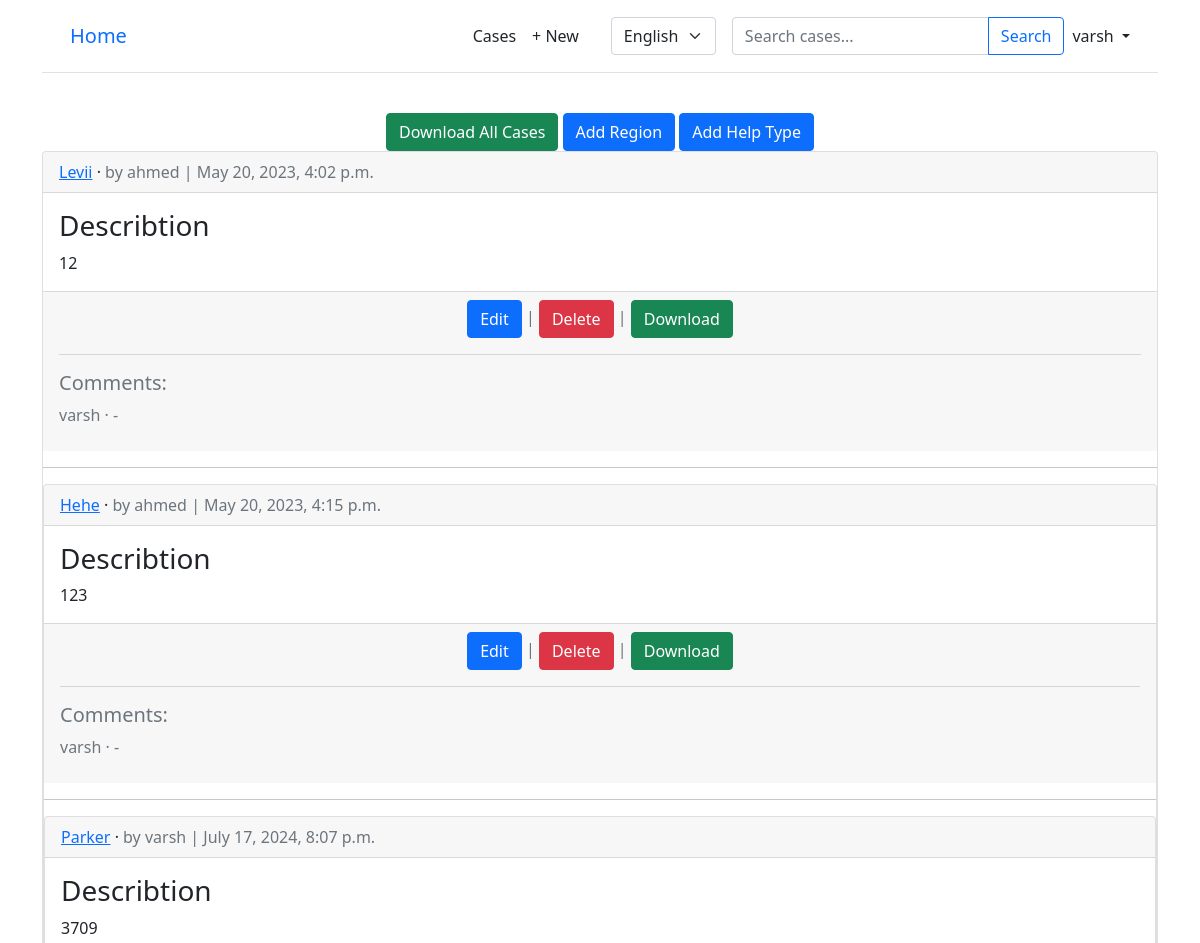
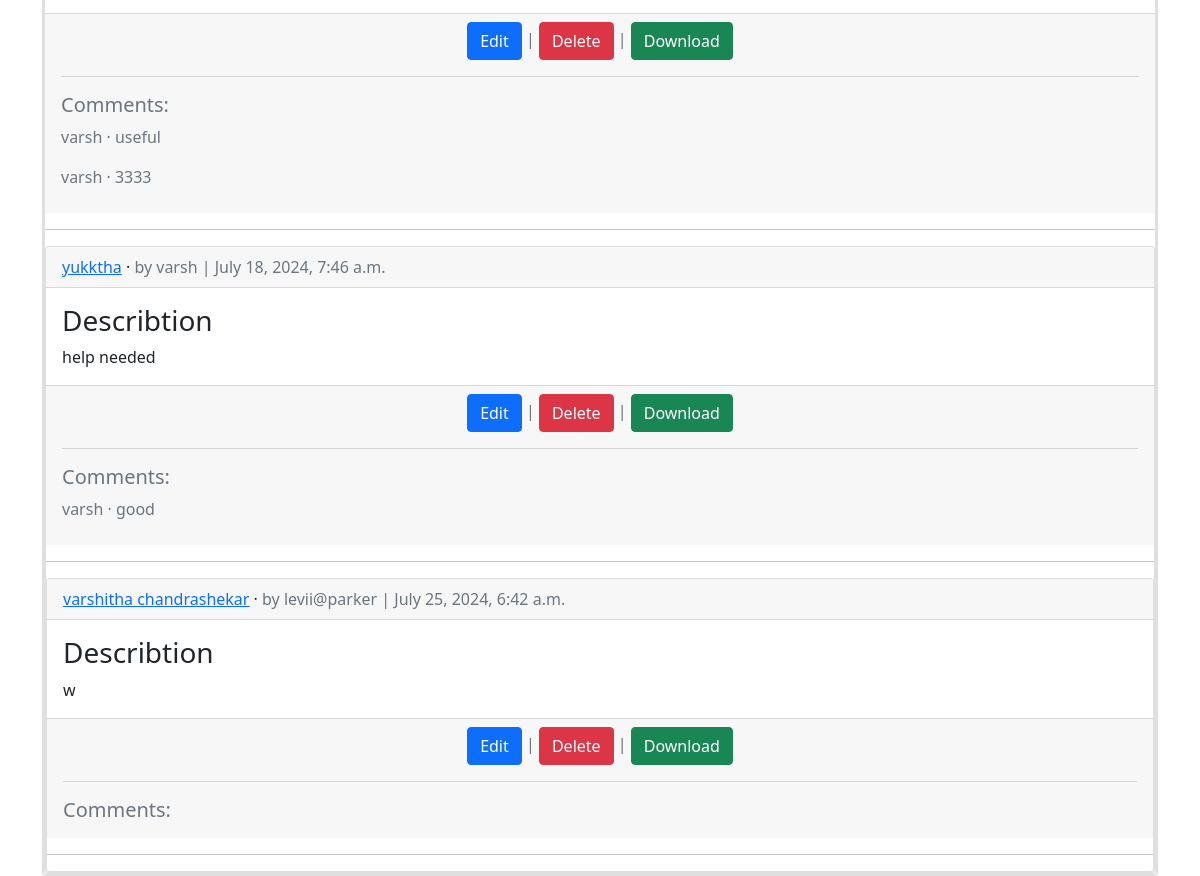
Page /cases/ (signed in) on the committed database (2 pictures, top to bottom).
### accounts/models.py (models this page shows)
class CustomUser(AbstractUser):
    age = models.PositiveBigIntegerField(null = True, blank=True)

### cases/models.py (models this page shows, shortened)
class Case(models.Model):
    author = models.ForeignKey(
        settings.AUTH_USER_MODEL,
        on_delete=models.CASCADE,
    )
    addDate = models.DateTimeField(
        auto_now_add=True,
    )
    name = models.CharField(max_length=255)
    gender = models.CharField(max_length=2, choices=GENDERS)
    job = models.CharField(max_length=150)
    region = models.ForeignKey(Regions, on_delete=models.SET_NULL, null=True)
    typeHelp = models.ForeignKey(TypeHelp, on_delete=models.SET_NULL, null=True)
    marriageStatus = models.CharField(max_length=2, choices=MARRIAGE_STATUS)
    birthDate = models.DateField()
    nationalID = models.CharField(max_length=14)
    nationalIDExpiration = models.DateField()
    qualification = models.CharField(max_length=2, choices=QUALIFICATIONS)
    phoneNumber = models.CharField(max_length=150)
    gaurdianName = models.CharField(max_length=255)
    gaurdianRelation = models.CharField(max_length=2, choices=GAURDIAN_RELATIONS)
    gaudrianNumber = models.CharField(max_length=150)
    housing = models.CharField(max_length=255)
    caseDescribtion = models.TextField()

class Comment(models.Model): # new
    case = models.ForeignKey(Case, on_delete=models.CASCADE)
    comment = models.CharField(max_length=140)
    author = models.ForeignKey(
    settings.AUTH_USER_MODEL,
    on_delete=models.CASCADE,
    )
    def __str__(self):
        return self.comment

### cases/views.py (the view)
# urls.py: path("", CaseListView.as_view(), name="case_list"),
class CaseListView(LoginRequiredMixin, ListView):
    model = Case
    template_name = "case_list.html"

### templates/case_list.html (shortened to what this page needs)
{% extends 'base.html' %}
{% load i18n %}
{% block content %}
<br>
{% if case_list %}
    <div class="text-center">
        <a href="{% url 'download_all_cases' %}" class="btn btn-success">{% trans "Download All Cases" %}</a>
        <a href="{% url 'add_region' %}" class="btn btn-primary">{% trans "Add Region" %}</a>
        <a href="{% url 'add_help' %}" class="btn btn-primary">{% trans "Add Help Type" %}</a>
    </div>
    {% for case in case_list %}
        <div class="card">
            <div class="card-header">
                <span class="font-weight-bold"><a href=" {% url 'case_detail' case.pk %}">{{ case.name }}</a></span> &middot;
                <span class="text-muted">by {{ case.author }} | {{ case.addDate }}</span>
            </div>
            <div class="card-body">
                <h3>{% trans "Describtion" %}</h3>
                {{ case.caseDescribtion }}
            </div>
            <div class="card-footer text-muted">
                <div class="text-center">
                    <a href="{% url 'case_edit' case.pk %}" class="btn btn-primary">{% trans "Edit" %}</a> |
                    <a href="{% url 'case_delete' case.pk %}" class="btn btn-danger">{% trans "Delete" %}</a> |
                    <a href="{% url 'download_excel' case.pk %}" class="btn btn-success">{% trans "Download" %}</a>
                    <hr>
                </div>
                <div class="text-left">
                    <h5>{% trans "Comments" %}:</h5>
                    {% for comment in case.comment_set.all %}
                        <p>
                            <span class="font-weight-bold">
                                {{ comment.author }} &middot;
                            </span>
                            {{ comment }}
                        </p>
                    {% endfor %}
                </div>
            </div>
        <hr>
    {% endfor %}
{% else %}
    <div class="text-center">
        <a href="{% url 'add_region' %}" class="btn btn-primary">{% trans "Add Region" %}</a>
        <a href="{% url 'add_help' %}" class="btn btn-primary">{% trans "Add Help Type" %}</a>
    </div>
    <h1>No Cases</h1>
{% endif %}
{% endblock content %}

### templates/base.html (shortened to what this page needs)
<!DOCTYPE html>
{% load static %}
{% load i18n %}
<html>
<head>
  <link href="https://cdn.jsdelivr.net/npm/bootstrap@5.1.3/dist/css/bootstrap.min.css" rel="stylesheet"
>
  <link href="{% static 'css/base.css' %}" rel="stylesheet">
</head>
<body>
  <div class="container">
<header class="p-3 mb-3 border-bottom">
    <div class="container">
        <div class="d-flex flex-wrap align-items-center justify-content-between">
            <a class="navbar-brand" href="{% url 'home' %}">{% trans "Home" %}</a>
            <div class="d-flex align-items-center">
                <ul class="nav me-3">
                    {% if user.is_authenticated %}
                    <li><a href="{% url 'case_list'%}" class="nav-link px-2 link-dark">{% trans "Cases" %}</a></li>
                    <li><a href="{% url 'case_new' %}" class="nav-link px-2 link-dark">{% trans "+ New" %}</a></li>
                    {% endif %}
                </ul>
                <form method="POST" action="{% url 'set_language' %}">
                <div class="input-group px-2">
                <select name="language" class="form-select" onchange="this.form.submit()">
                    {% get_current_language as current_language %}
                    {% get_available_languages as available_languages %}
                    {% for lang_code, lang_name in available_languages %}
                    <option value="{{ lang_code }}" {% if lang_code == current_language %}selected{% endif %}>
                        {{ lang_name }}
                    </option>
                    {% endfor %}
                </select>
                </div>
                </form>
                {% if user.is_authenticated %}
                <form class="form-inline px-2" method="GET" action="{% url 'case_search' %}">
                    <div class="input-group">
                        <input class="form-control" type="search" name="query" placeholder="Search cases..."
                            aria-label="Search">
                        <button class="btn btn-outline-primary" type="submit">{% trans "Search" %}</button>
                    </div>
                </form>
                {% endif %}
                <div class="dropdown">
                    {% if user.is_authenticated %}
                    <a href="#" class="d-block link-dark text-decoration-none dropdown-toggle" id="dropdownUser1"
                        data-bs-toggle="dropdown" aria-expanded="false">
                        {{ user.username }}
                    </a>
                    {% else %}
                    <a href="{% url 'login' %}" class="btn btn-outline-primary me-2">{% trans "Log In" %}</a>
                    <a href="{% url 'signup' %}" class="btn btn-primary">{% trans "Sign Up" %}</a>
                    {% endif %}
                </div>
            </div>
        </div>
    </div>
</header>
    <main>
      {% block content %}
      {% endblock content %}
    </main>
  </div>
</body>
</html>

### static/css/base.css (style rules this page uses)
html, body { height: 100%; }

### rows in the picture
CustomUser: username "varsh"
Case: name "Levii", author "ahmed", addDate "May 20, 2023, 4:02 p.m.", caseDescribtion "12"
Comment: author "varsh", comment "-"
Case: name "Hehe", author "ahmed", addDate "May 20, 2023, 4:15 p.m.", caseDescribtion "123"
Comment: author "varsh", comment "-"
Case: name "Parker", author "varsh", addDate "July 17, 2024, 8:07 p.m.", caseDescribtion "3709"
Comment: author "varsh", comment "useful"
Comment: author "varsh", comment "3333"
Case: name "yukktha", author "varsh", addDate "July 18, 2024, 7:46 a.m.", caseDescribtion "help needed"
Comment: author "varsh", comment "good"
Case: name "varshitha chandrashekar", author "levii@parker", addDate "July 25, 2024, 6:42 a.m.", caseDescribtion "w"

### other values in the picture
form field language "English"
